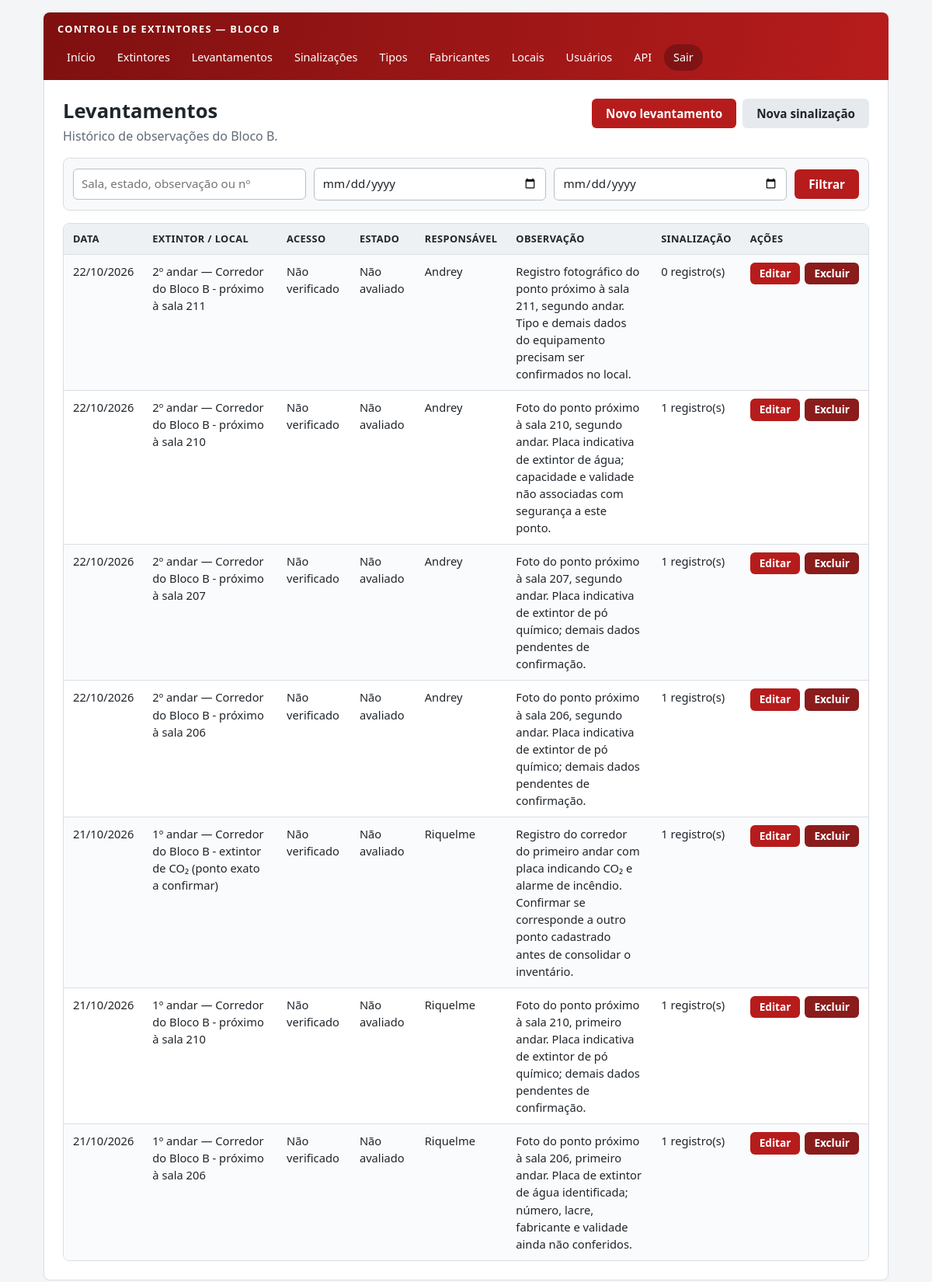
The app's page /lista_levantamentos.php (signed in) with its own data.
### tables this page shows
CREATE TABLE IF NOT EXISTS levantamento (
  id_levantamento INT AUTO_INCREMENT PRIMARY KEY,
  id_extintor INT NOT NULL,
  data_levantamento DATE NOT NULL,
  acesso_desobstruido TINYINT(1) NULL,
  estado_extintor VARCHAR(100) NOT NULL,
  responsavel VARCHAR(120) NULL,
  observacao TEXT NULL,
  CONSTRAINT fk_levantamento_extintor FOREIGN KEY (id_extintor) REFERENCES extintor(id_extintor) ON DELETE CASCADE ON UPDATE CASCADE
);

CREATE TABLE IF NOT EXISTS extintor (
  id_extintor INT AUTO_INCREMENT PRIMARY KEY,
  identificacao INT NULL UNIQUE,
  capacidade DECIMAL(6,2) NULL,
  data_validade_carga DATE NULL,
  id_tipo INT NULL,
  id_fabricante INT NULL,
  id_local INT NOT NULL,
  CONSTRAINT fk_extintor_tipo FOREIGN KEY (id_tipo) REFERENCES tipo_extintor(id_tipo) ON DELETE RESTRICT ON UPDATE CASCADE,
  CONSTRAINT fk_extintor_fabricante FOREIGN KEY (id_fabricante) REFERENCES fabricante(id_fabricante) ON DELETE RESTRICT ON UPDATE CASCADE,
  CONSTRAINT fk_extintor_local FOREIGN KEY (id_local) REFERENCES local(id_local) ON DELETE RESTRICT ON UPDATE CASCADE
);

CREATE TABLE IF NOT EXISTS local (
  id_local INT AUTO_INCREMENT PRIMARY KEY,
  andar INT NOT NULL,
  descricao VARCHAR(255) NOT NULL
);

### autenticacao.php (called while the page is built, shortened)
<?php
function escapar(mixed $valor): string
{
    return htmlspecialchars((string) $valor, ENT_QUOTES, "UTF-8");
}
function podeAlterar(): bool
{
    return in_array($_SESSION["usuario_perfil"] ?? "", ["administrador", "manutencao"], true);
}

### lista_levantamentos.php (the view, shortened to what this page needs)
<?php
require_once 'autenticacao.php';require_once 'layout.php';require_once 'conexao.php';exigirLogin();
$busca=trim($_GET['busca']??'');$de=$_GET['de']??'';$ate=$_GET['ate']??'';$like='%'.$busca.'%';
$sql="SELECT v.id_levantamento,v.data_levantamento,v.acesso_desobstruido,v.estado_extintor,v.responsavel,v.observacao,
 e.identificacao, l.andar,l.descricao AS localizacao,
 (SELECT COUNT(*) FROM sinalizacao s WHERE s.id_extintor=e.id_extintor) AS qtd_sinalizacoes
 FROM levantamento v JOIN extintor e ON e.id_extintor=v.id_extintor JOIN local l ON l.id_local=e.id_local
 WHERE (COALESCE(CAST(e.identificacao AS CHAR),'') LIKE ? OR l.descricao LIKE ? OR v.estado_extintor LIKE ? OR COALESCE(v.observacao,'') LIKE ?)";
$tipos='ssss';$params=[$like,$like,$like,$like];
$sql.=' ORDER BY v.data_levantamento DESC,v.id_levantamento DESC';
$stmt=$conexao->prepare($sql);$stmt->bind_param($tipos,...$params);$stmt->execute();$resultado=$stmt->get_result();
inicioPagina('Levantamentos'); ?>
<div class="titulo-com-acao"><div><h1>Levantamentos</h1><p class="subtitulo">Histórico de observações do Bloco B.</p></div>
<?php if(podeAlterar()){?><div class="grupo-acoes"><a class="botao-link" href="cadastro_levantamento.php">Novo levantamento</a><a class="botao-link secundario" href="cadastro_sinalizacao.php">Nova sinalização</a></div><?php } ?></div>
<form class="filtros" method="GET"><input type="search" name="busca" placeholder="Sala, estado, observação ou nº" value="<?php echo escapar($busca); ?>"><input type="date" name="de" aria-label="Data inicial" value="<?php echo escapar($de); ?>"><input type="date" name="ate" aria-label="Data final" value="<?php echo escapar($ate); ?>"><button type="submit">Filtrar</button></form>
<div class="tabela-responsiva"><table>
<tr><th>Data</th><th>Extintor / local</th><th>Acesso</th><th>Estado</th><th>Responsável</th><th>Observação</th><th>Sinalização</th><?php if(podeAlterar())echo '<th>Ações</th>'; ?></tr>
<?php while($v=$resultado->fetch_assoc()){ ?>
<tr><td><?php echo escapar(date('d/m/Y',strtotime($v['data_levantamento']))); ?></td><td><?php echo escapar(rotuloExtintor($v['identificacao'],$v['andar'],$v['localizacao'])); ?></td>
<td><?php echo $v['acesso_desobstruido']===null?'Não verificado':($v['acesso_desobstruido']?'Desobstruído':'Obstruído'); ?></td>
<td><?php echo escapar($v['estado_extintor']); ?></td><td><?php echo escapar($v['responsavel']?:'A confirmar'); ?></td><td><?php echo escapar($v['observacao']?:'—'); ?></td>
<td><?php echo (int)$v['qtd_sinalizacoes']; ?> registro(s)</td>
<?php if(podeAlterar()){?><td class="acoes"><a class="botao-link pequeno" href="cadastro_levantamento.php?id=<?php echo (int)$v['id_levantamento']; ?>">Editar</a><?php echo botaoExcluir('exclui_levantamento.php',(int)$v['id_levantamento']); ?></td><?php } ?></tr>
<?php } ?>
</table></div>
<?php $stmt->close();$conexao->close();fimPagina(); ?>

### layout.php (shortened to what this page needs)
<?php
require_once "autenticacao.php";
function inicioPagina(string $titulo): void
{
    $perfil = $_SESSION["usuario_perfil"] ?? "";
    ?>
    <!DOCTYPE html>
    <html lang="pt-br">
    <head>
        <link rel="stylesheet" href="styles.css?v=6">
    </head>
    <body>
        <main class="app">
            <header class="topo-app">
                <p class="marca">CONTROLE DE EXTINTORES — BLOCO B</p>
                <nav class="menu" aria-label="Menu principal">
                    <a href="painel.php">Início</a>
                    <a href="lista_extintores.php">Extintores</a>
                    <a href="lista_levantamentos.php">Levantamentos</a>
                    <a href="lista_sinalizacoes.php">Sinalizações</a>
                    <?php if ($perfil === "administrador") { ?>
                        <a href="lista_tipos.php">Tipos</a>
                        <a href="lista_fabricantes.php">Fabricantes</a>
                        <a href="lista_locais.php">Locais</a>
                        <a href="lista_usuarios.php">Usuários</a>
                    <?php } ?>
                    <a href="consome_api.php">API</a>
                    <a class="sair" href="logout.php">Sair</a>
                </nav>
            </header>
            <section class="conteudo-app">
    <?php
}
function fimPagina(): void
{
    ?>
            </section>
        </main>
    </body>
    </html>
    <?php
}
function botaoExcluir(string $arquivo, int $id, string $texto = "Excluir"): string
{
    return '<form class="form-inline" action="' . escapar($arquivo) . '" method="POST" '
        . 'onsubmit="return confirm(\'Confirma a exclusão deste registro?\');">'
        . campoCsrf()
        . '<input type="hidden" name="id" value="' . $id . '">'
        . '<button type="submit" class="perigo">' . escapar($texto) . '</button></form>';
}
function rotuloExtintor(mixed $numero, mixed $andar, mixed $local): string
{
    return $andar . 'º andar — ' . $local;
}

### styles.css (style rules this page uses)
:root { --vermelho: #b71c1c; --vermelho-escuro: #7f1010; --carvao: #1f252b; --cinza: #5f6b76; --fundo: #f3f5f7; --painel: #f7f9fb; --branco: #ffffff; --borda: #d9dee3; --verde: #2e7d32; --amarelo: #c98a00; --raio: 8px; }
*, *::before, *::after { box-sizing: border-box; }
html { -webkit-text-size-adjust: 100%; }
body { margin: 0; min-height: 100vh; color: var(--carvao); background: var(--fundo); font-family: "Segoe UI", Arial, Helvetica, sans-serif; font-size: 16px; line-height: 1.5; }
h1 { margin: 0 0 4px; font-size: 1.6rem; line-height: 1.25; }
p { margin: 0 0 12px; }
a { color: var(--vermelho); }
.app { width: 100%; max-width: 1120px; margin: 0 auto; padding: 16px; }
.topo-app { display: flex; flex-wrap: wrap; align-items: center; justify-content: space-between; gap: 10px 20px; padding: 12px 18px; color: var(--branco); background: linear-gradient(100deg, var(--vermelho-escuro), var(--vermelho)); border-radius: var(--raio) var(--raio) 0 0; }
.marca { margin: 0; font-size: 0.8rem; font-weight: bold; letter-spacing: 0.1em; }
.menu { display: flex; flex-wrap: wrap; gap: 4px; }
.menu a { padding: 6px 12px; color: var(--branco); font-size: 0.9rem; text-decoration: none; border-radius: 999px; }
.menu .sair { background: rgba(0, 0, 0, 0.25); }
.conteudo-app { padding: 24px; background: var(--branco); border: 1px solid var(--borda); border-top: 0; border-radius: 0 0 var(--raio) var(--raio); }
.subtitulo { margin-bottom: 18px; color: var(--cinza); }
.titulo-com-acao { display: flex; flex-wrap: wrap; align-items: flex-start; justify-content: space-between; gap: 12px; margin-bottom: 16px; }
.titulo-com-acao .subtitulo { margin-bottom: 0; }
.grupo-acoes { display: flex; flex-wrap: wrap; gap: 8px; }
button, .botao-link { display: inline-block; padding: 10px 18px; color: var(--branco); background: var(--vermelho); border: 0; border-radius: 6px; font: inherit; font-size: 0.95rem; font-weight: 600; line-height: 1.2; text-align: center; text-decoration: none; cursor: pointer; }
.botao-link.secundario { color: var(--carvao); background: #e6eaee; }
.botao-link.pequeno, button.perigo { padding: 6px 12px; font-size: 0.85rem; }
button.perigo { background: #8a1c1c; }
input, select, textarea { display: block; width: 100%; padding: 10px 12px; color: var(--carvao); background: var(--branco); border: 1px solid #b8c0c8; border-radius: 6px; font: inherit; font-size: 1rem; line-height: 1.3; }
.filtros { display: flex; flex-wrap: wrap; gap: 10px; align-items: center; margin: 0 0 16px; padding: 12px; background: var(--painel); border: 1px solid var(--borda); border-radius: var(--raio); }
.filtros input, .filtros select { flex: 1 1 170px; width: auto; min-width: 0; padding: 9px 10px; font-size: 0.95rem; }
.filtros button { flex: 0 0 auto; }
.form-inline { display: inline-block; margin: 0; padding: 0; }
.tabela-responsiva { width: 100%; overflow-x: auto; -webkit-overflow-scrolling: touch; border: 1px solid var(--borda); border-radius: var(--raio); }
table { width: 100%; min-width: 560px; border-collapse: collapse; font-size: 0.92rem; }
th, td { padding: 10px 12px; text-align: left; vertical-align: top; border-bottom: 1px solid var(--borda); }
th { color: var(--carvao); background: #eef1f4; font-size: 0.8rem; letter-spacing: 0.03em; text-transform: uppercase; white-space: nowrap; }
tr:last-child td { border-bottom: 0; }
tr:nth-child(even) td { background: #fafbfc; }
.acoes { white-space: nowrap; }
.acoes > * { display: inline-block; vertical-align: middle; }
.acoes > * + * { margin-left: 6px; }

### records on screen
levantamento: data_levantamento "22/10/2026", id_extintor.descricao "2º andar — Corredor do Bloco B - próximo à sala 211", shows "Não verificado", estado_extintor "Não avaliado", responsavel "Andrey", observacao "Registro fotográfico do ponto próximo à sala 211, segundo andar. Tipo e demais dados do equipamento precisam ser confirmados no local.", qtd_sinalizacoes "0"
levantamento: data_levantamento "22/10/2026", id_extintor.descricao "2º andar — Corredor do Bloco B - próximo à sala 210", shows "Não verificado", estado_extintor "Não avaliado", responsavel "Andrey", observacao "Foto do ponto próximo à sala 210, segundo andar. Placa indicativa de extintor de água; capacidade e validade não associadas com segurança a este ponto.", qtd_sinalizacoes "1"
levantamento: data_levantamento "22/10/2026", id_extintor.descricao "2º andar — Corredor do Bloco B - próximo à sala 207", shows "Não verificado", estado_extintor "Não avaliado", responsavel "Andrey", observacao "Foto do ponto próximo à sala 207, segundo andar. Placa indicativa de extintor de pó químico; demais dados pendentes de confirmação.", qtd_sinalizacoes "1"
levantamento: data_levantamento "22/10/2026", id_extintor.descricao "2º andar — Corredor do Bloco B - próximo à sala 206", shows "Não verificado", estado_extintor "Não avaliado", responsavel "Andrey", observacao "Foto do ponto próximo à sala 206, segundo andar. Placa indicativa de extintor de pó químico; demais dados pendentes de confirmação.", qtd_sinalizacoes "1"
levantamento: data_levantamento "21/10/2026", id_extintor.descricao "1º andar — Corredor do Bloco B - extintor de CO₂ (ponto exato a confirmar)", shows "Não verificado", estado_extintor "Não avaliado", responsavel "Riquelme", observacao "Registro do corredor do primeiro andar com placa indicando CO₂ e alarme de incêndio. Confirmar se corresponde a outro ponto cadastrado antes de consolidar o inventário.", qtd_sinalizacoes "1"
levantamento: data_levantamento "21/10/2026", id_extintor.descricao "1º andar — Corredor do Bloco B - próximo à sala 210", shows "Não verificado", estado_extintor "Não avaliado", responsavel "Riquelme", observacao "Foto do ponto próximo à sala 210, primeiro andar. Placa indicativa de extintor de pó químico; demais dados pendentes de confirmação.", qtd_sinalizacoes "1"
levantamento: data_levantamento "21/10/2026", id_extintor.descricao "1º andar — Corredor do Bloco B - próximo à sala 206", shows "Não verificado", estado_extintor "Não avaliado", responsavel "Riquelme", observacao "Foto do ponto próximo à sala 206, primeiro andar. Placa de extintor de água identificada; número, lacre, fabricante e validade ainda não conferidos.", qtd_sinalizacoes "1"
